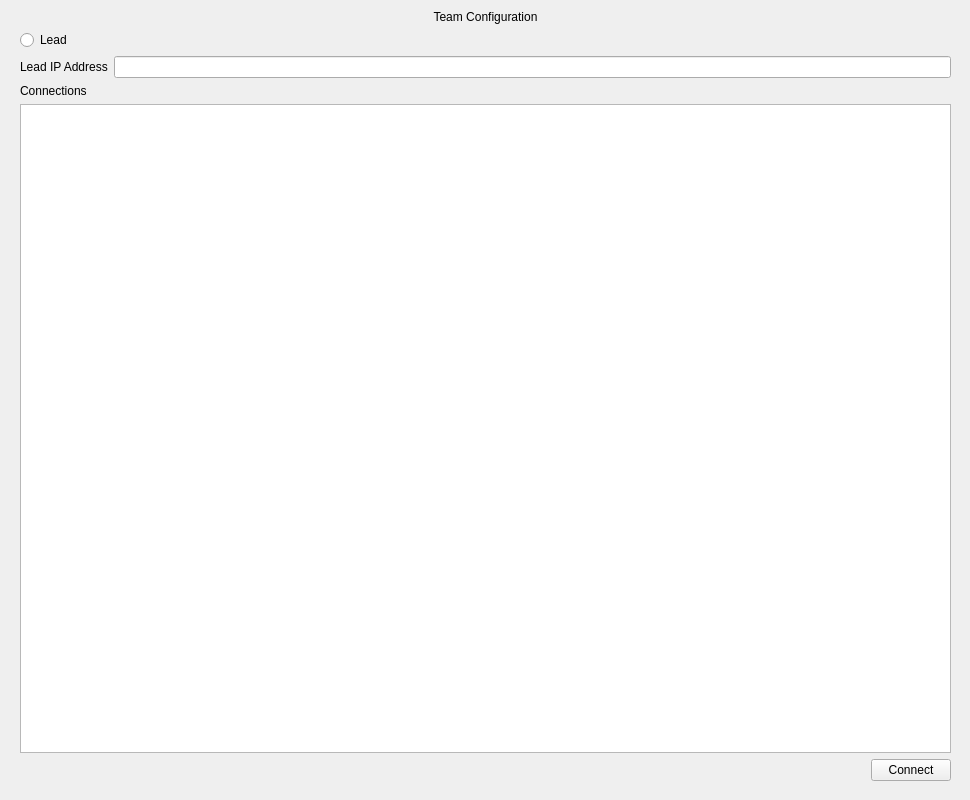
<?xml version="1.0" encoding="UTF-8"?>
<ui version="4.0">
 <class>Form</class>
 <widget class="QWidget" name="Form">
  <property name="geometry">
   <rect>
    <x>0</x>
    <y>0</y>
    <width>970</width>
    <height>800</height>
   </rect>
  </property>
  <property name="windowTitle">
   <string>Form</string>
  </property>
  <widget class="QWidget" name="verticalLayoutWidget">
   <property name="geometry">
    <rect>
     <x>20</x>
     <y>10</y>
     <width>931</width>
     <height>771</height>
    </rect>
   </property>
   <layout class="QVBoxLayout" name="verticalLayout">
    <item>
     <widget class="QLabel" name="label">
      <property name="text">
       <string>Team Configuration</string>
      </property>
      <property name="alignment">
       <set>Qt::AlignCenter</set>
      </property>
     </widget>
    </item>
    <item>
     <widget class="QRadioButton" name="leadRadioBtn">
      <property name="text">
       <string>Lead</string>
      </property>
     </widget>
    </item>
    <item>
     <layout class="QHBoxLayout" name="horizontalLayout">
      <item>
       <widget class="QLabel" name="label_2">
        <property name="text">
         <string>Lead IP Address</string>
        </property>
       </widget>
      </item>
      <item>
       <widget class="QLineEdit" name="leadIPTxtBox"/>
      </item>
     </layout>
    </item>
    <item>
     <widget class="QLabel" name="label_3">
      <property name="text">
       <string>Connections</string>
      </property>
     </widget>
    </item>
    <item>
     <widget class="QTableView" name="connTbl"/>
    </item>
    <item>
     <layout class="QHBoxLayout" name="horizontalLayout_2">
      <item>
       <spacer name="horizontalSpacer">
        <property name="orientation">
         <enum>Qt::Horizontal</enum>
        </property>
        <property name="sizeHint" stdset="0">
         <size>
          <width>40</width>
          <height>20</height>
         </size>
        </property>
       </spacer>
      </item>
      <item>
       <widget class="QPushButton" name="connBtn">
        <property name="text">
         <string>Connect</string>
        </property>
       </widget>
      </item>
     </layout>
    </item>
   </layout>
  </widget>
 </widget>
 <resources/>
 <connections/>
</ui>
